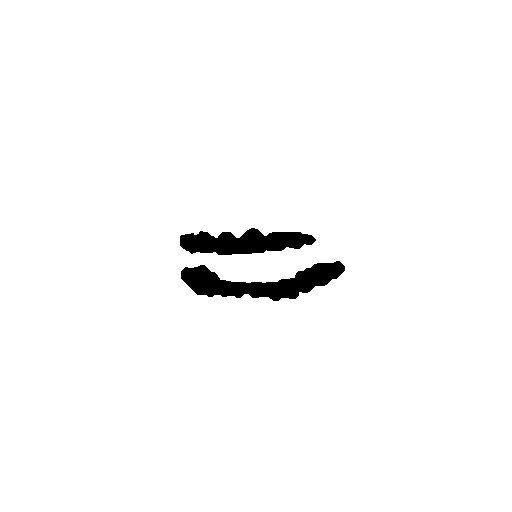

Reproduce this figure in Python.
#%%
import torch
from PIL import Image

import itertools
from torchvision import datasets, transforms
import sys
import numpy as np
np.set_printoptions(threshold=sys.maxsize)
#%%
tensor2PIL=transforms.ToPILImage()
PIL2tensor=transforms.ToTensor()
mapping={(0, 0, 0):0,
         (255, 255, 255):1}#(0, 0, 0): background, (255, 255, 255): teeth
#%%
def mask2label(mask_ori):## mask_ori: RGB tensor
    mask=tensor2PIL(mask_ori)# PIL
    pix=mask.load()# Pixel
    w, h=mask.size
    label = torch.zeros(2, h, w, dtype=torch.float)# new tensir(CHW)
    for k in mapping:
        v=mapping.get(k)
        # w:가로 h: 세로
        for w, h in itertools.product(range(w),range(h)):
            label[v][h][w]=(pix[w, h]==k)
    return label ## tensor
#%%
mask=Image.open('/home/h/Desktop/data/4-4/t_label/t_label4-4_001.png').convert('RGB')
# %% pillow
mask.mode#'RGB'
mask.size# (3300, 2475) w*h(가로*세로)
px=mask.load()# pixel: px[w, h]
print(px[2000, 1400])# w=2000, h=1400 의 RGB픽셀값(204, 215, 197)
print(px[3000, 0])# w=3000, h=0 의 RGB픽셀값(0, 0, 0)
# print(px[2000, 3000])# IndexError: image index out of range
# %%
mask_t=PIL2tensor(mask)
# %%
mask_t.shape# torch.Size([3, 2475, 3300]) CHW(채널 세로 가로)
label=mask2label(mask_t)
# %%
label.shape#torch.Size([2, 2475, 3300])
#%%
mask=Image.open('/home/h/Desktop/data/random/test/rgb_label/rgb_label1_021.png').convert('RGB')
label=mask2label(PIL2tensor(mask))
label.shape# torch.Size([2, 512, 512])
#%%
tensor2PIL(label).mode# 'LA'
tensor2PIL(label).resize((512, 512)).save('a.png')# 'LA' -> 알파채널 0인애들은 다투명해짐(background) 그리고 안투명한부부ㄴ(teeth)의 L채널값은 1이니까 검정 되는거다
tensor2PIL(label[0]).resize((512, 512)).save('aa.png')## background 가 흰색
tensor2PIL(label[1]).resize((512, 512)).save('aaa.png')## teeth가 흰색
#%%

# %%
def mask2RGBmask(list, path):## 굳이 안써도 되지만,,, 2가지 이상의 채널일 경우도 있으니까 ㅇㅅㅇ
    for i in list:
        mask_ori=Image.open(i).resize((512, 512)).convert('RGBA').split()[-1]
        pix=mask_ori.load()
        w, h=mask_ori.size
        rgb_mask=Image.new(mode="RGB", size=(512, 512),color=(0, 0, 0))
        for w, h in itertools.product(range(w),range(h)):
            if pix[w, h]!=0:
                rgb_mask.load()[w, h]=(255, 255, 255)
        rgb_mask.save(path)
# %%
a=['/home/h/Desktop/data/1/t_label/t_label1_021.png']
mask2RGBmask(a, 'b.png')##잘됨
label.shape
# %%
